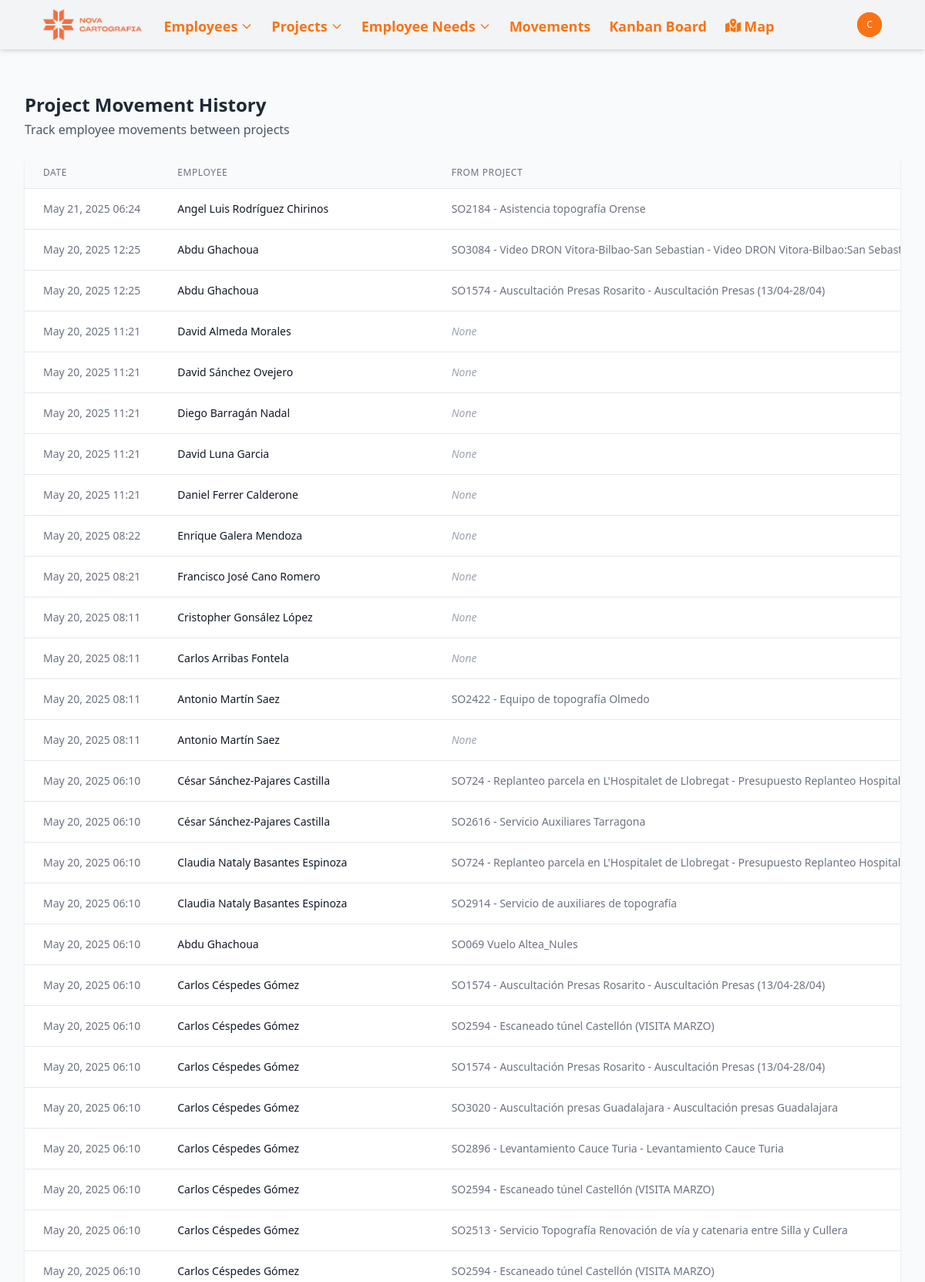
The page /movements/ (signed in, upper part) on the database its author committed.
### novacartografia_employee_management/models.py (models this page shows, shortened)
class ProjectMovementLine(models.Model):
    project = models.ForeignKey(Project, on_delete=models.CASCADE, related_name='movements')
    employee = models.ForeignKey(Employee, on_delete=models.CASCADE, related_name='project_movements')
    date = models.DateTimeField(default=timezone.now)
    previous_project = models.ForeignKey(
        Project,
        on_delete=models.SET_NULL,
        null=True,
        blank=True,
        related_name='outgoing_movements'
    )
    class Meta:
        ordering = ['-date']  # Most recent movements first

class Employee(models.Model):
    name = models.CharField(max_length=100)
    job = models.CharField(max_length=100)
    project_id = models.ForeignKey(Project, on_delete=models.SET_NULL, related_name='employee_set', blank=True, null=True)
    street = models.CharField(max_length=100, blank=True, null=True)
    city = models.CharField(max_length=100, blank=True, null=True)
    state = models.CharField(max_length=50, default='valencia',
           choices=[
                ('Araba (Álava)', 'Álava'),
                ('Albacete', 'Albacete'),
                ('Alacant (Alicante)', 'Alicante'),
                ('Almería', 'Almería'),
                ('Asturias', 'Asturias'),
                ('Ávila', 'Ávila'),
                ('Badajoz', 'Badajoz'),
                ('Barcelona', 'Barcelona'),
                ('Burgos', 'Burgos'),
                ('Cáceres', 'Cáceres'),
                ('Cádiz', 'Cádiz'),
                ('Cantabria', 'Cantabria'),
                ('Castelló (Castellón)', 'Castellón'),
                ('Ceuta', 'Ceuta'),
                ('Ciudad Real', 'Ciudad Real'),
                ('Córdoba', 'Córdoba'),
                ('Cuenca', 'Cuenca'),
                ('Gerona', 'Gerona'),
                ('Granada', 'Granada'),
                ('Guadalajara', 'Guadalajara'),
                ('Gipuzkoa (Guipúzcoa)', 'Guipúzcoa'),
                ('Huelva', 'Huelva'),
                ('Huesca', 'Huesca'),
                ('Islas Baleares', 'Islas Baleares'),
                ('Jaén', 'Jaén'),
                ('A Coruña (La Coruña)', 'La Coruña'),
                ('La Rioja', 'La Rioja'),
                ('Las Palmas', 'Las Palmas'),
                ('León', 'León'),
                ('Lérida', 'Lérida'),
                ('Lleida', 'Lérida'),  # Agregado porque aparece en tu CSV
                ('Lugo', 'Lugo'),
                ('Madrid', 'Madrid'),
                ('Málaga', 'Málaga'),
                ('Melilla', 'Melilla'),
                ('Murcia', 'Murcia'),
                ('Navarra (Nafarroa)', 'Navarra'),  # Corregido para coincidir con el CSV
                ('Orense', 'Orense'),
                ('Palencia', 'Palencia'),
                ('Pontevedra', 'Pontevedra'),
                ('Salamanca', 'Salamanca'),
                ('Santa Cruz de Tenerife', 'Santa Cruz de Tenerife'),
                ('Segovia', 'Segovia'),
                ('Sevilla', 'Sevilla'),
                ('Soria', 'Soria'),
                ('Tarragona', 'Tarragona'),
                ('Teruel', 'Teruel'),
                ('Toledo', 'Toledo'),
                ('Valencia', 'Valencia'),
                ('Valladolid', 'Valladolid'),
                ('Bizkaia (Vizcaya)', 'Vizcaya'),
                ('Zamora', 'Zamora'),
                ('Zaragoza', 'Zaragoza'),
            ])
    latitude = models.FloatField(null=True, blank=True)
    longitude = models.FloatField(null=True, blank=True)
    academic_training = models.CharField(max_length=100, blank=True, null=True)
    driver_license = models.BooleanField(default=False)
    twenty_hours = models.BooleanField(default=False)
    sixty_hours = models.BooleanField(default=False)
    confine = models.BooleanField(default=False)
    height = models.BooleanField(default=False)
    mining = models.BooleanField(default=False)
    railway_carriage = models.BooleanField(default=False)
    railway_mounting = models.BooleanField(default=False)
    building = models.BooleanField(default=False)
    office_work = models.BooleanField(default=False)
    scanner = models.BooleanField(default=False)
    leveling = models.BooleanField(default=False)
    static = models.BooleanField(default=False)
    drag = models.BooleanField(default=False)
    locked = models.BooleanField(default=False, help_text="Indicates if the employee is locked for a future project")

class Project(models.Model):
    PROJECT_TYPES = [
        ('external', 'Obra'),
        ('project', 'Proyecto'),
    ]
    MANAGER_TYPES = [
        ('Jose Cuesta Mejías', 'Cuesta'),
        ('Javier Marín Gimeno', 'Javi'),
        ('Guillermo Boscá Gómez', 'Guillermo'),
        ('Miguel Ángel Martínez García', 'Miguel Ángel'),
        ('Óscar López Valverde', 'Óscar'),
    ]
    name = models.CharField(max_length=100)
    type = models.CharField(max_length=50, choices=PROJECT_TYPES, default='proyecto')
    description = models.TextField(blank=True, null=True)
    manager = models.CharField(max_length=50, choices=MANAGER_TYPES, null=True, blank=True)
    state = models.CharField(max_length=50, null=True, blank=True,
            choices=[
                ('alava', 'Álava'),
                ('albacete', 'Albacete'),
                ('alicante', 'Alicante'),
                ('almeria', 'Almería'),
                ('asturias', 'Asturias'),
                ('avila', 'Ávila'),
                ('badajoz', 'Badajoz'),
                ('barcelona', 'Barcelona'),
                ('burgos', 'Burgos'),
                ('caceres', 'Cáceres'),
                ('cadiz', 'Cádiz'),
                ('cantabria', 'Cantabria'),
                ('castellon', 'Castellón'),
                ('ceuta', 'Ceuta'),
                ('ciudad_real', 'Ciudad Real'),
                ('cordoba', 'Córdoba'),
                ('cuenca', 'Cuenca'),
                ('gerona', 'Gerona'),
                ('granada', 'Granada'),
                ('guadalajara', 'Guadalajara'),
                ('guipuzcoa', 'Guipúzcoa'),
                ('huelva', 'Huelva'),
                ('huesca', 'Huesca'),
                ('islas_baleares', 'Islas Baleares'),
                ('jaen', 'Jaén'),
                ('la_coruna', 'La Coruña'),
                ('la_rioja', 'La Rioja'),
                ('las_palmas', 'Las Palmas'),
                ('leon', 'León'),
                ('lerida', 'Lérida'),
                ('lugo', 'Lugo'),
                ('madrid', 'Madrid'),
                ('malaga', 'Málaga'),
                ('melilla', 'Melilla'),
                ('murcia', 'Murcia'),
                ('navarra', 'Navarra'),
                ('orense', 'Orense'),
                ('palencia', 'Palencia'),
                ('pontevedra', 'Pontevedra'),
                ('salamanca', 'Salamanca'),
                ('santa_cruz_de_tenerife', 'Santa Cruz de Tenerife'),
                ('segovia', 'Segovia'),
                ('sevilla', 'Sevilla'),
                ('soria', 'Soria'),
                ('tarragona', 'Tarragona'),
                ('teruel', 'Teruel'),
                ('toledo', 'Toledo'),
                ('valencia', 'Valencia'),
                ('valladolid', 'Valladolid'),
                ('vizcaya', 'Vizcaya'),
                ('zamora', 'Zamora'),
                ('zaragoza', 'Zaragoza')
            ])
    academic_training = models.CharField(max_length=100, blank=True, null=True)
    twenty_hours = models.BooleanField(default=False)
    sixty_hours = models.BooleanField(default=False)
    confine = models.BooleanField(default=False)
    height = models.BooleanField(default=False)
    mining = models.BooleanField(default=False)
    railway_carriage = models.BooleanField(default=False)
    railway_mounting = models.BooleanField(default=False)
    building = models.BooleanField(default=False)
    office_work = models.BooleanField(default=False)
    scanner = models.BooleanField(default=False)
    leveling = models.BooleanField(default=False)
    static = models.BooleanField(default=False)
    drag = models.BooleanField(default=False)

### novacartografia_employee_management/views.py (the view)
# urls.py: path('movements/', views.movement_list, name='movement_list'),
@login_required
def movement_list(request):
    movements = ProjectMovementLine.objects.all().order_by('-date')
    return render(request, 'novacartografia_employee_management/movement_list.html', {
        'movements': movements
    })

### templates/novacartografia_employee_management/movement_list.html (shortened to what this page needs)
{% extends "base.html" %}
{% block content %}
<div class="mb-6">
    <h2 class="text-2xl font-bold text-gray-800">Project Movement History</h2>
    <p class="text-gray-600 mt-1">Track employee movements between projects</p>
</div>
<div class="bg-white shadow overflow-hidden rounded-lg">
    <div class="overflow-x-auto">
        <table class="min-w-full divide-y divide-gray-200">
            <thead class="bg-gray-50">
                <tr>
                    <th scope="col" class="px-6 py-3 text-left text-xs font-medium text-gray-500 uppercase tracking-wider">Date</th>
                    <th scope="col" class="px-6 py-3 text-left text-xs font-medium text-gray-500 uppercase tracking-wider">Employee</th>
                    <th scope="col" class="px-6 py-3 text-left text-xs font-medium text-gray-500 uppercase tracking-wider">From Project</th>
                </tr>
            </thead>
            <tbody class="bg-white divide-y divide-gray-200">
                {% for movement in movements %}
                <tr class="hover:bg-gray-50">
                    <td class="px-6 py-4 whitespace-nowrap text-sm text-gray-500">
                        {{ movement.date|date:"M d, Y H:i" }}
                    </td>
                    <td class="px-6 py-4 whitespace-nowrap text-sm font-medium text-gray-900">
                        <a href="{% url 'employee_detail' movement.employee.id %}" class="text-primary-600 hover:text-primary-900">
                            {{ movement.employee.name }}
                        </a>
                    </td>
                    <td class="px-6 py-4 whitespace-nowrap text-sm text-gray-500">
                        {% if movement.previous_project %}
                            <a href="{% url 'project_detail' movement.previous_project.id %}" class="text-primary-600 hover:text-primary-900">
                                {{ movement.previous_project.name }}
                            </a>
                        {% else %}
                            <span class="text-gray-400 italic">None</span>
                        {% endif %}
                    </td>
                </tr>
                {% empty %}
                <tr>
                    <td colspan="4" class="px-6 py-4 text-center text-sm text-gray-500">No movement records found.</td>
                </tr>
                {% endfor %}
            </tbody>
        </table>
    </div>
</div>
{% endblock %}

### templates/base.html (shortened to what this page needs)
<!DOCTYPE html>
<html lang="en">
<head>
    <script src="https://cdn.tailwindcss.com"></script>
    <link rel="stylesheet" href="https://cdnjs.cloudflare.com/ajax/libs/font-awesome/6.7.2/css/all.min.css">
    {% load static %}
    <script src="{% static 'js/tailwind.config.js' %}"></script>
</head>
<body class="bg-gray-50 min-h-screen flex flex-col ">
    <nav class="navbar-drpdown-container bg-gray-100 shadow-md">
        <div class="content-container">
            <div class="flex justify-between h-16 ml-6">
                <div class="flex items-center">
                    <div class="flex-shrink-0 flex items-center">
                        <a href="{% url 'home' %}" class="text-orange-500 font-bold text-xl">
                            <img class="mx-auto h-10 w-auto" src="{% static 'images/952.png' %}" alt="Nova Workers Management Logo">
                        </a>
                    </div>
                    <div class="hidden sm:ml-6 sm:flex sm:space-x-4">
                        <div class="relative" x-data="{ navEmployeesOpen: false }">
                            <button @click="navEmployeesOpen = !navEmployeesOpen" class="text-orange-500 hover:text-orange-700 border-transparent inline-flex items-center px-1 pt-1 text-lg font-bold">
                                <span>Employees</span>
                                <svg class="ml-1 w-4 h-4" fill="none" stroke="currentColor" viewBox="0 0 24 24" xmlns="http://www.w3.org/2000/svg"><path stroke-linecap="round" stroke-linejoin="round" stroke-width="2" d="M19 9l-7 7-7-7"></path></svg>
                            </button>
                        </div>
                        <div class="relative" x-data="{ navProjectsOpen: false }">
                            <button @click="navProjectsOpen = !navProjectsOpen" class="text-orange-500 hover:text-orange-700 border-transparent inline-flex items-center px-1 pt-1 text-lg font-bold">
                                <span>Projects</span>
                                <svg class="ml-1 w-4 h-4" fill="none" stroke="currentColor" viewBox="0 0 24 24" xmlns="http://www.w3.org/2000/svg"><path stroke-linecap="round" stroke-linejoin="round" stroke-width="2" d="M19 9l-7 7-7-7"></path></svg>
                            </button>
                        </div>
                        <div class="relative" x-data="{ navNeedsOpen: false }">
                            <button @click="navNeedsOpen = !navNeedsOpen" class="text-orange-500 hover:text-orange-700 border-transparent inline-flex items-center px-1 pt-1 text-lg font-bold">
                                <span>Employee Needs</span>
                                <svg class="ml-1 w-4 h-4" fill="none" stroke="currentColor" viewBox="0 0 24 24" xmlns="http://www.w3.org/2000/svg"><path stroke-linecap="round" stroke-linejoin="round" stroke-width="2" d="M19 9l-7 7-7-7"></path></svg>
                            </button>
                        </div>
                        <a href="{% url 'movement_list' %}" class="text-orange-500 hover:text-orange-700 border-transparent inline-flex items-center px-1 pt-1 text-lg font-bold">
                            Movements
                        </a>
                        <a href="{% url 'kanban_board' %}" class="text-orange-500 hover:text-orange-700 border-transparent inline-flex items-center px-1 pt-1 text-lg font-bold">
                            Kanban Board
                        </a>
                        <a href="{% url 'project_map' %}" class="text-orange-500 hover:text-orange-700 border-transparent inline-flex items-center px-1 pt-1 text-lg font-bold">
                            <i class="fas fa-map-marked-alt mr-1"></i> Map
                        </a>
                    </div>
                </div>
                <div class="hidden sm:ml-6 mr-6 sm:flex sm:items-center">
                    {% if user.is_authenticated %}
                        <div class="ml-3 relative" x-data="{ open: false }">
                            <div>
                                <button @click="open = !open" type="button" class="bg-orange-600 flex text-sm rounded-full focus:outline-none focus:ring-2 focus:ring-offset-2 focus:ring-offset-primary-800 focus:ring-white">
                                    <span class="inline-flex items-center justify-center h-8 w-8 rounded-full bg-orange-500">
                                        <span class="text-xs font-medium leading-none text-white">{{ user.username|slice:":1" }}</span>
                                    </span>
                                </button>
                            </div>
                        </div>
                    {% else %}
                        <a href="{% url 'login' %}" class="text-gray-100 hover:text-white text-sm font-medium">Login</a>
                    {% endif %}
                </div>
            </div>
        </div>
    </nav>
    <div class="content-container py-4">
    </div>
    <main class="flex-grow">
        <div class="content-container py-6">
            {% block content %}{% endblock %}
        </div>
    </main>
</body>
</html>

### rows shown on the page
ProjectMovementLine: date "May 21, 2025 06:24", employee.name "Angel Luis Rodríguez Chirinos", previous_project.name "SO2184 - Asistencia topografía Orense"
ProjectMovementLine: date "May 20, 2025 12:25", employee.name "Abdu Ghachoua", previous_project.name "SO3084 - Video DRON Vitora-Bilbao-San Sebastian - Video DRON Vitora-Bilbao:San…"
ProjectMovementLine: date "May 20, 2025 12:25", employee.name "Abdu Ghachoua", previous_project.name "SO1574 - Auscultación Presas Rosarito - Auscultación Presas (13/04-28/04)"
ProjectMovementLine: date "May 20, 2025 11:21", employee.name "David Almeda Morales", shows "None"
ProjectMovementLine: date "May 20, 2025 11:21", employee.name "David Sánchez Ovejero", shows "None"
ProjectMovementLine: date "May 20, 2025 11:21", employee.name "Diego Barragán Nadal", shows "None"
ProjectMovementLine: date "May 20, 2025 11:21", employee.name "David Luna Garcia", shows "None"
ProjectMovementLine: date "May 20, 2025 11:21", employee.name "Daniel Ferrer Calderone", shows "None"
ProjectMovementLine: date "May 20, 2025 08:22", employee.name "Enrique Galera Mendoza", shows "None"
ProjectMovementLine: date "May 20, 2025 08:21", employee.name "Francisco José Cano Romero", shows "None"
ProjectMovementLine: date "May 20, 2025 08:11", employee.name "Cristopher Gonsález López", shows "None"
ProjectMovementLine: date "May 20, 2025 08:11", employee.name "Carlos Arribas Fontela", shows "None"
ProjectMovementLine: date "May 20, 2025 08:11", employee.name "Antonio Martín Saez", previous_project.name "SO2422 - Equipo de topografía Olmedo"
ProjectMovementLine: date "May 20, 2025 08:11", employee.name "Antonio Martín Saez", shows "None"
ProjectMovementLine: date "May 20, 2025 06:10", employee.name "César Sánchez-Pajares Castilla", previous_project.name "SO724 - Replanteo parcela en L'Hospitalet de Llobregat - Presupuesto Replanteo…"
ProjectMovementLine: date "May 20, 2025 06:10", employee.name "César Sánchez-Pajares Castilla", previous_project.name "SO2616 - Servicio Auxiliares Tarragona"
ProjectMovementLine: date "May 20, 2025 06:10", employee.name "Claudia Nataly Basantes Espinoza", previous_project.name "SO724 - Replanteo parcela en L'Hospitalet de Llobregat - Presupuesto Replanteo…"
ProjectMovementLine: date "May 20, 2025 06:10", employee.name "Claudia Nataly Basantes Espinoza", previous_project.name "SO2914 - Servicio de auxiliares de topografía"
ProjectMovementLine: date "May 20, 2025 06:10", employee.name "Abdu Ghachoua", previous_project.name "SO069 Vuelo Altea_Nules"
ProjectMovementLine: date "May 20, 2025 06:10", employee.name "Carlos Céspedes Gómez", previous_project.name "SO1574 - Auscultación Presas Rosarito - Auscultación Presas (13/04-28/04)"
ProjectMovementLine: date "May 20, 2025 06:10", employee.name "Carlos Céspedes Gómez", previous_project.name "SO2594 - Escaneado túnel Castellón (VISITA MARZO)"
ProjectMovementLine: date "May 20, 2025 06:10", employee.name "Carlos Céspedes Gómez", previous_project.name "SO1574 - Auscultación Presas Rosarito - Auscultación Presas (13/04-28/04)"
ProjectMovementLine: date "May 20, 2025 06:10", employee.name "Carlos Céspedes Gómez", previous_project.name "SO3020 - Auscultación presas Guadalajara - Auscultación presas Guadalajara"
ProjectMovementLine: date "May 20, 2025 06:10", employee.name "Carlos Céspedes Gómez", previous_project.name "SO2896 - Levantamiento Cauce Turia - Levantamiento Cauce Turia"
ProjectMovementLine: date "May 20, 2025 06:10", employee.name "Carlos Céspedes Gómez", previous_project.name "SO2594 - Escaneado túnel Castellón (VISITA MARZO)"
ProjectMovementLine: date "May 20, 2025 06:10", employee.name "Carlos Céspedes Gómez", previous_project.name "SO2513 - Servicio Topografía Renovación de vía y catenaria entre Silla y Cullera"
ProjectMovementLine: date "May 20, 2025 06:10", employee.name "Carlos Céspedes Gómez", previous_project.name "SO2594 - Escaneado túnel Castellón (VISITA MARZO)"

### other values the page prints
{{ user.username|slice:":1" }} "C"
